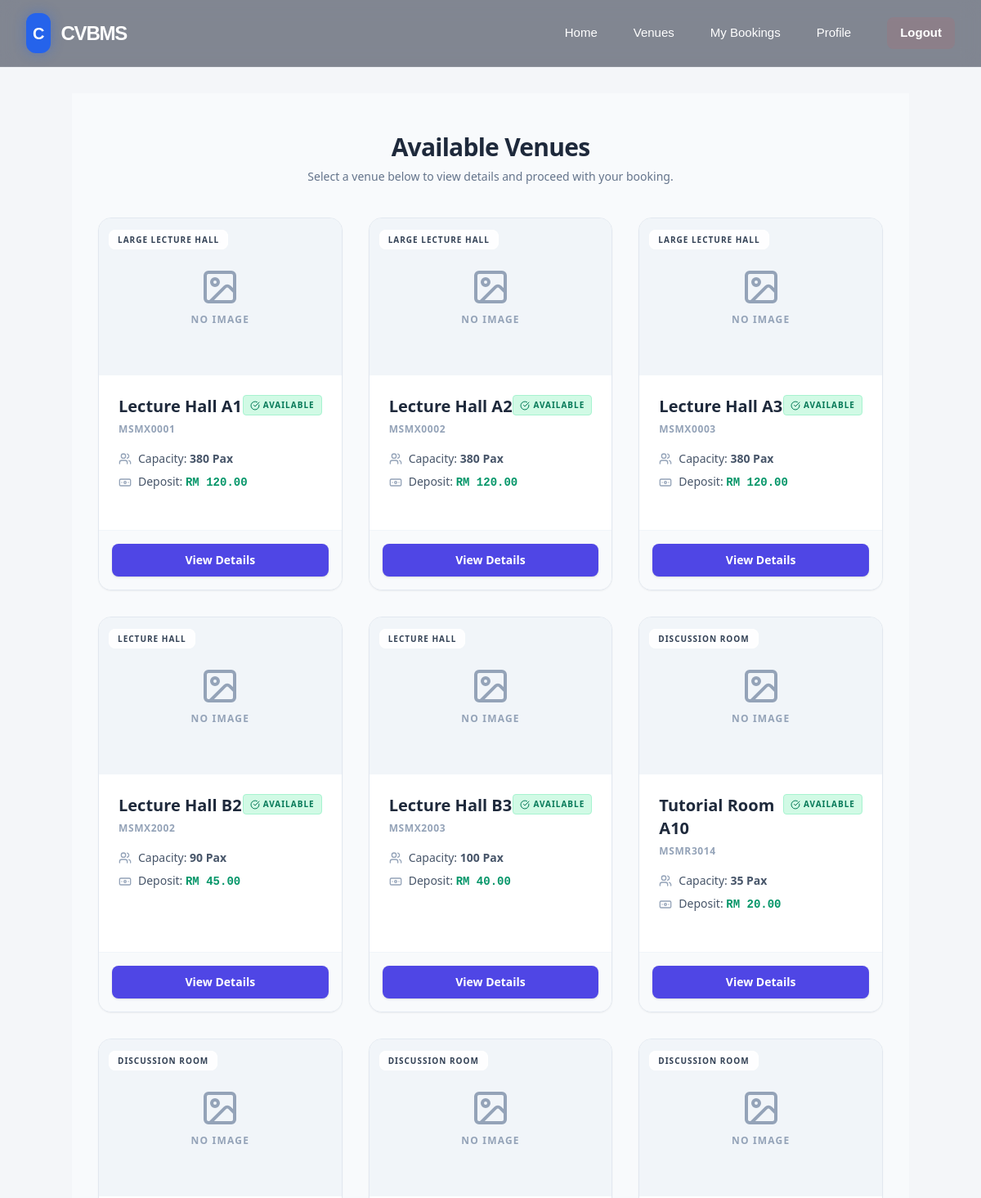
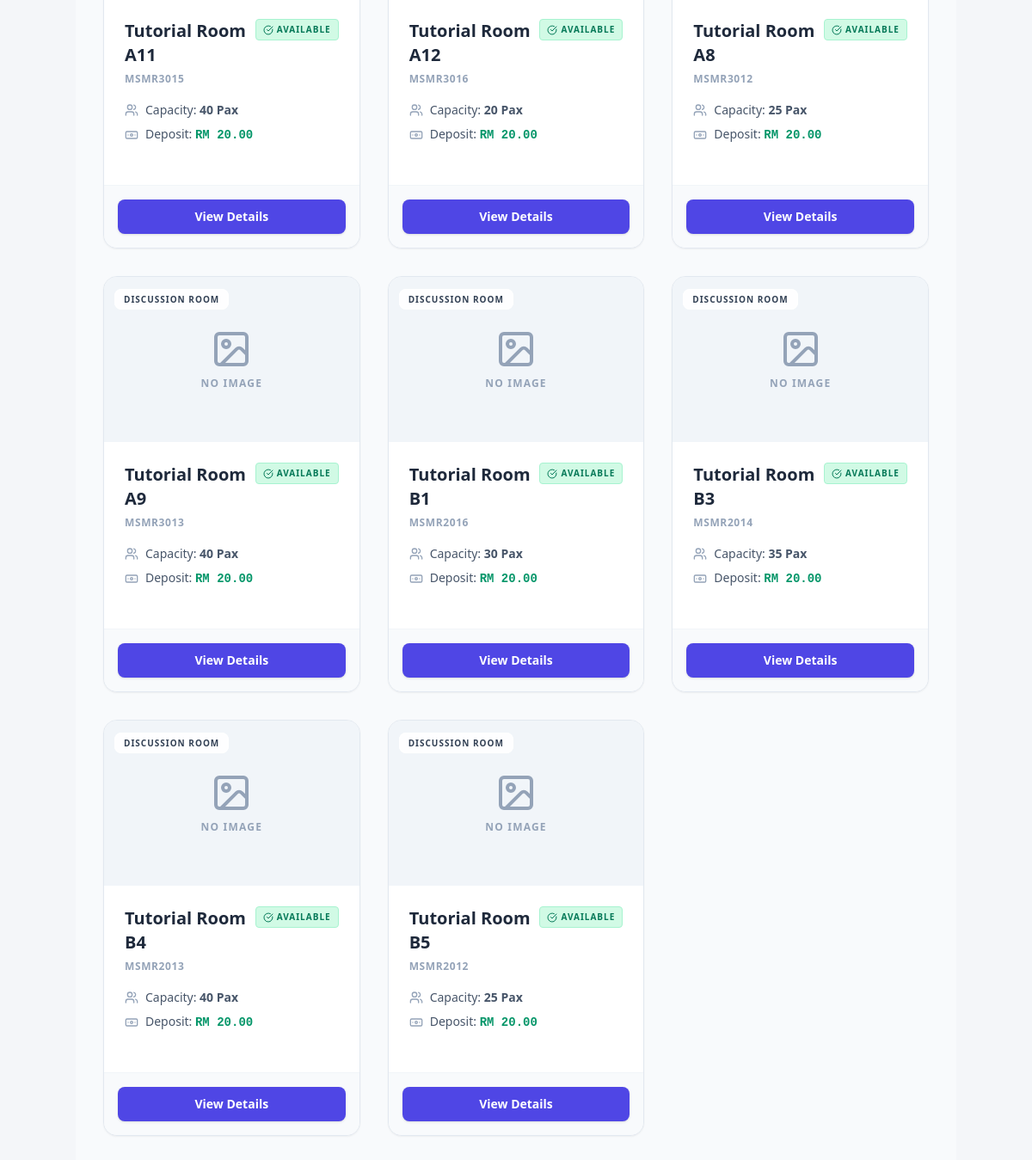
Page /User/venues.php on the committed database (2 pictures, top to bottom).
### tables this page shows
CREATE TABLE `venue` (
  `vid` varchar(10) NOT NULL,
  `vname` varchar(100) NOT NULL,
  `vcid` int(11) NOT NULL,
  `max_cap` int(10) UNSIGNED NOT NULL,
  `deposit` decimal(10,2) UNSIGNED NOT NULL,
  `status` enum('available','maintenance','booked') NOT NULL DEFAULT 'available',
  `description` text NOT NULL
);

CREATE TABLE `vcategory` (
  `vcid` int(11) NOT NULL,
  `category` varchar(50) NOT NULL,
  `description` text NOT NULL
);

### User/venues.php (the view, shortened to what this page needs)
<?php
include("../includes/user_header.php");
include("../includes/user_navbar.php");
include("../config/db.php");
$result = $conn->query("
    SELECT
        v.*,
        vc.category,
        vp.pic AS main_pic
    FROM venue v
    JOIN vcategory vc ON v.vcid = vc.vcid
    LEFT JOIN (
        SELECT vid, MIN(pic_id) AS first_pic_id
        FROM vpic
        GROUP BY vid
    ) first_vpic ON v.vid = first_vpic.vid
    LEFT JOIN vpic vp ON first_vpic.first_pic_id = vp.pic_id
    WHERE v.status = 'available'
    ORDER BY v.vname ASC
");
?>
<script src="https://cdn.tailwindcss.com"></script>
<div class="min-h-screen bg-slate-50 py-12 px-4 sm:px-6 lg:px-8 font-sans">
    <div class="max-w-6xl mx-auto">
        <div class="mb-10 text-center">
            <h1 class="text-3xl font-extrabold text-slate-800 tracking-tight">Available Venues</h1>
            <p class="text-sm text-slate-500 mt-2">Select a venue below to view details and proceed with your booking.</p>
        </div>
        <div class="grid grid-cols-1 md:grid-cols-2 lg:grid-cols-3 gap-8">
            <?php if ($result && $result->num_rows > 0): ?>
                <?php while ($venue = $result->fetch_assoc()): ?>
                    <?php
                        $image_path = "";
                    ?>
                    <div class="bg-white rounded-2xl shadow-sm border border-slate-200 hover:shadow-md overflow-hidden transition-all flex flex-col">
                        <div class="h-48 bg-slate-100 overflow-hidden relative">
                            <?php if (!empty($image_path)): ?>
                                <img
                                    src="<?php echo htmlspecialchars($image_path); ?>"
                                    alt="<?php echo htmlspecialchars($venue["vname"]); ?>"
                                    class="w-full h-full object-cover"
                                >
                            <?php else: ?>
                                <div class="w-full h-full flex flex-col items-center justify-center text-slate-400">
                                    <i data-lucide="image" class="w-12 h-12 mb-2"></i>
                                    <p class="text-xs font-bold uppercase tracking-widest">No Image</p>
                                </div>
                            <?php endif; ?>
                            <div class="absolute top-3 left-3">
                                <span class="px-2.5 py-1 bg-white/90 backdrop-blur text-slate-700 border border-white rounded-lg text-[10px] font-black uppercase tracking-widest">
                                    <?php echo htmlspecialchars($venue["category"]); ?>
                                </span>
                            </div>
                        </div>
                        <div class="p-6 flex-1">
                            <div class="flex justify-between items-start mb-4">
                                <div>
                                    <h3 class="text-xl font-bold text-slate-800">
                                        <?php echo htmlspecialchars($venue["vname"]); ?>
                                    </h3>
                                    <span class="text-xs font-bold text-slate-400 uppercase tracking-wider">
                                        <?php echo htmlspecialchars($venue["vid"]); ?>
                                    </span>
                                </div>
                                <span class="px-2 py-1 bg-emerald-100 text-emerald-700 border border-emerald-200 rounded text-[10px] font-black uppercase tracking-widest flex items-center">
                                    <i data-lucide="check-circle" class="w-3 h-3 mr-1"></i> Available
                                </span>
                            </div>
                            <div class="space-y-2 mb-6">
                                <div class="flex items-center text-sm text-slate-600">
                                    <i data-lucide="users" class="w-4 h-4 mr-2 text-slate-400"></i>
                                    <span>Capacity: <strong><?php echo (int)$venue["max_cap"]; ?> Pax</strong></span>
                                </div>
                                <div class="flex items-center text-sm text-slate-600">
                                    <i data-lucide="banknote" class="w-4 h-4 mr-2 text-slate-400"></i>
                                    <span>Deposit: <strong class="text-emerald-600 font-mono">RM <?php echo number_format((float)$venue["deposit"], 2); ?></strong></span>
                                </div>
                            </div>
                        </div>
                        <div class="p-4 border-t border-slate-100 bg-slate-50">
                            <a href="venue_details.php?vid=<?php echo urlencode($venue["vid"]); ?>"
                               class="block w-full py-2.5 text-center text-sm font-bold rounded-lg transition-colors bg-indigo-600 hover:bg-indigo-700 text-white shadow">
                                View Details
                            </a>
                        </div>
                    </div>
                <?php endwhile; ?>
            <?php endif; ?>
        </div>
    </div>
</div>
<?php include("../includes/user_footer.php"); ?>
</body>
</html>

### includes/user.css (style rules this page uses)
body { margin: 0; font-family: Arial, sans-serif; background-color: #f4f6f9; color: #333; }
.grid { display: grid; grid-template-columns: repeat(auto-fit, minmax(250px, 1fr)); gap: 20px; }

### rows in the picture
venue: vcid.category "LARGE LECTURE HALL", vname "Lecture Hall A1", vid "MSMX0001", max_cap "380", deposit "120.00"
venue: vcid.category "LARGE LECTURE HALL", vname "Lecture Hall A2", vid "MSMX0002", max_cap "380", deposit "120.00"
venue: vcid.category "LARGE LECTURE HALL", vname "Lecture Hall A3", vid "MSMX0003", max_cap "380", deposit "120.00"
venue: vcid.category "LECTURE HALL", vname "Lecture Hall B2", vid "MSMX2002", max_cap "90", deposit "45.00"
venue: vcid.category "LECTURE HALL", vname "Lecture Hall B3", vid "MSMX2003", max_cap "100", deposit "40.00"
venue: vcid.category "DISCUSSION ROOM", vname "Tutorial Room A10", vid "MSMR3014", max_cap "35", deposit "20.00"
venue: vcid.category "DISCUSSION ROOM", vname "Tutorial Room A11", vid "MSMR3015", max_cap "40", deposit "20.00"
venue: vcid.category "DISCUSSION ROOM", vname "Tutorial Room A12", vid "MSMR3016", max_cap "20", deposit "20.00"
venue: vcid.category "DISCUSSION ROOM", vname "Tutorial Room A8", vid "MSMR3012", max_cap "25", deposit "20.00"
venue: vcid.category "DISCUSSION ROOM", vname "Tutorial Room A9", vid "MSMR3013", max_cap "40", deposit "20.00"
venue: vcid.category "DISCUSSION ROOM", vname "Tutorial Room B1", vid "MSMR2016", max_cap "30", deposit "20.00"
venue: vcid.category "DISCUSSION ROOM", vname "Tutorial Room B3", vid "MSMR2014", max_cap "35", deposit "20.00"
venue: vcid.category "DISCUSSION ROOM", vname "Tutorial Room B4", vid "MSMR2013", max_cap "40", deposit "20.00"
venue: vcid.category "DISCUSSION ROOM", vname "Tutorial Room B5", vid "MSMR2012", max_cap "25", deposit "20.00"
